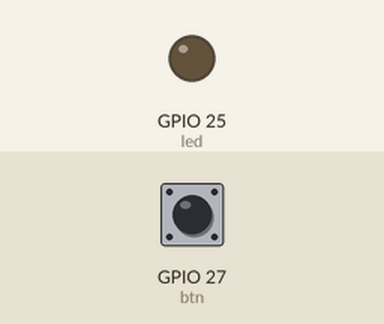
Simulated run of this program. Board: Raspberry Pi (BCM pin numbers). Shown: output pins drawn as LEDs (lit = HIGH). Inputs (shaded band) come from the test bench; at power-on: GPIO 27 (btn) LOW.

Above: at 1.2 s.
1.3 s: GPIO 27 (btn) pulled HIGH for 0.15 s
At 1.37 s:
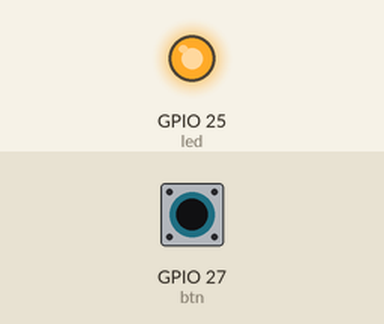
2.9 s: GPIO 27 (btn) pulled HIGH for 3.2 s
At 7.3 s:
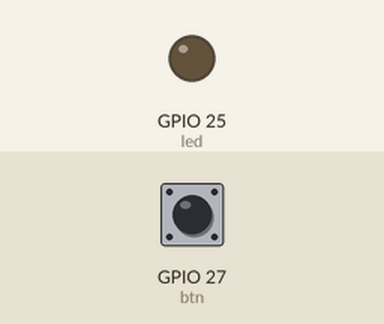
Timing chart, 0 to 8.8 s (numbered marks = the images above; inputs shaded):
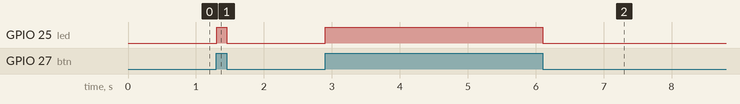

Measured:
- after the input at 1.3 s, GPIO 25 (led): LOW → HIGH at once, → LOW 0.15 s later
- after the input at 2.9 s, GPIO 25 (led): LOW → HIGH at once, → LOW 3.2 s later

The program:

05-01-tact-switch.py
```python
from gpiozero import LED, Button
from time import sleep

led = LED(25)
btn = Button(27, pull_up=False)

try:
    while True:
        if btn.value ==1:  #khi nhan nut
            led.on()
        else:
            led.off()      #khi nha nut
        sleep(0.01)

except KeyboardInterrupt:
    pass

led.close()
```
